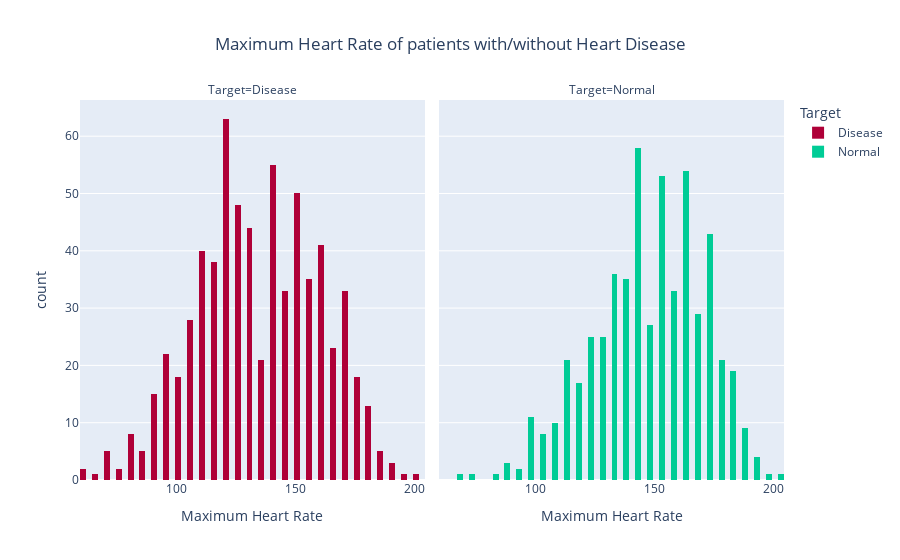

Notebook code cell kept with this figure:
### Markdown cell above
### Barchart

### Code cell
import plotly.express as px

df4 = df[['thalach', 'target']].copy()

df4['target'] = df4['target'].map({1:'Disease', 0:'Normal'})

fig = px.histogram(df4, x='thalach', color='target', facet_col='target',
             barmode='group',
             title='Maximum Heart Rate of patients with/without Heart Disease',
             labels={'thalach': 'Maximum Heart Rate', 'target': 'Target'},
             color_discrete_map={'No Disease': '#54A24B', 'Disease': '#AF0038'},
                  )

fig.update_layout(title_x=0.5)

fig.show()

### Figure 1 — Plotly figure (JSON) as saved in the notebook; plotly's stock layout.template omitted (floating-point values rounded to 4 significant figures; data arrays with more than 128 entries replaced by an {"elided": "..."} marker saying what was removed)
{"data": [{"alignmentgroup": "True", "bingroup": "x", "hovertemplate": "Target=Disease<br>Maximum Heart Rate=%{x}<br>count=%{y}<extra></extra>", "legendgroup": "Disease", "marker": {"color": "#AF0038", "pattern": {"shape": ""}}, "name": "Disease", "offsetgroup": "Disease", "orientation": "v", "showlegend": true, "type": "histogram", "x": {"elided": "671 int values"}, "xaxis": "x", "yaxis": "y"}, {"alignmentgroup": "True", "bingroup": "x", "hovertemplate": "Target=Normal<br>Maximum Heart Rate=%{x}<br>count=%{y}<extra></extra>", "legendgroup": "Normal", "marker": {"color": "#00cc96", "pattern": {"shape": ""}}, "name": "Normal", "offsetgroup": "Normal", "orientation": "v", "showlegend": true, "type": "histogram", "x": {"elided": "548 int values"}, "xaxis": "x2", "yaxis": "y2"}], "layout": {"annotations": [{"font": {}, "showarrow": false, "text": "Target=Disease", "x": 0.245, "xanchor": "center", "xref": "paper", "y": 1, "yanchor": "bottom", "yref": "paper"}, {"font": {}, "showarrow": false, "text": "Target=Normal", "x": 0.755, "xanchor": "center", "xref": "paper", "y": 1, "yanchor": "bottom", "yref": "paper"}], "barmode": "group", "legend": {"title": {"text": "Target"}, "tracegroupgap": 0}, "title": {"text": "Maximum Heart Rate of patients with/without Heart Disease", "x": 0.5}, "xaxis": {"anchor": "y", "domain": [0, 0.49], "title": {"text": "Maximum Heart Rate"}}, "xaxis2": {"anchor": "y2", "domain": [0.51, 1], "matches": "x", "title": {"text": "Maximum Heart Rate"}}, "yaxis": {"anchor": "x", "domain": [0, 1], "title": {"text": "count"}}, "yaxis2": {"anchor": "x2", "domain": [0, 1], "matches": "y", "showticklabels": false}}}
